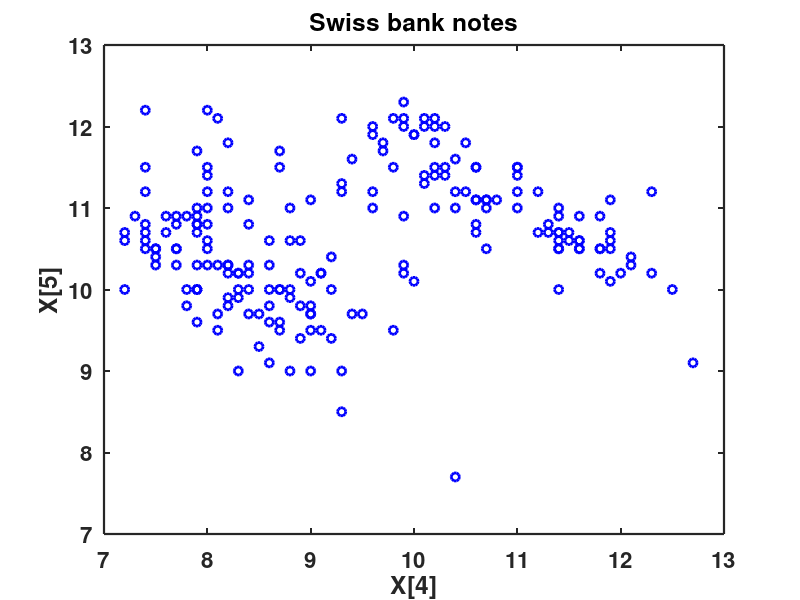

This chart was generated by the following MATLAB code:
% ---------------------------------------------------------------------
% Book:         SMS
% ---------------------------------------------------------------------
% Quantlet:     SMSscabank45
% ---------------------------------------------------------------------
% Description:  SMSscabank45 computes a two dimensional scatterplot of
%               X4 vs. X5 (upper inner frame vs. lower) of the Swiss
%               bank notes data (bank2.dat).
% ---------------------------------------------------------------------
% Usage:        -
% ---------------------------------------------------------------------
% Inputs:       None
% ---------------------------------------------------------------------
% Output:       Two dimensional scatterplot of X4 vs. X5 (upper inner
%               frame vs. lower) of the Swiss bank notes data
%               (bank2.dat).
% ---------------------------------------------------------------------
% Example:      -
% ---------------------------------------------------------------------
% Author:       Awdesch Melzer 20121128
% ---------------------------------------------------------------------

% clear variables and close windows
clear all
close all
clc

% load data
bank2 = load('bank2.dat');

% scatterplot
plot(bank2(:,4),bank2(:,5),'ob','LineWidth',2)
title('Swiss bank notes','FontSize',16,'FontWeight','Bold')
xlabel('X[4]','FontSize',16,'FontWeight','Bold')
ylabel('X[5]','FontSize',16,'FontWeight','Bold')
set(gca,'LineWidth',1.6,'FontSize',16,'FontWeight','Bold') 
